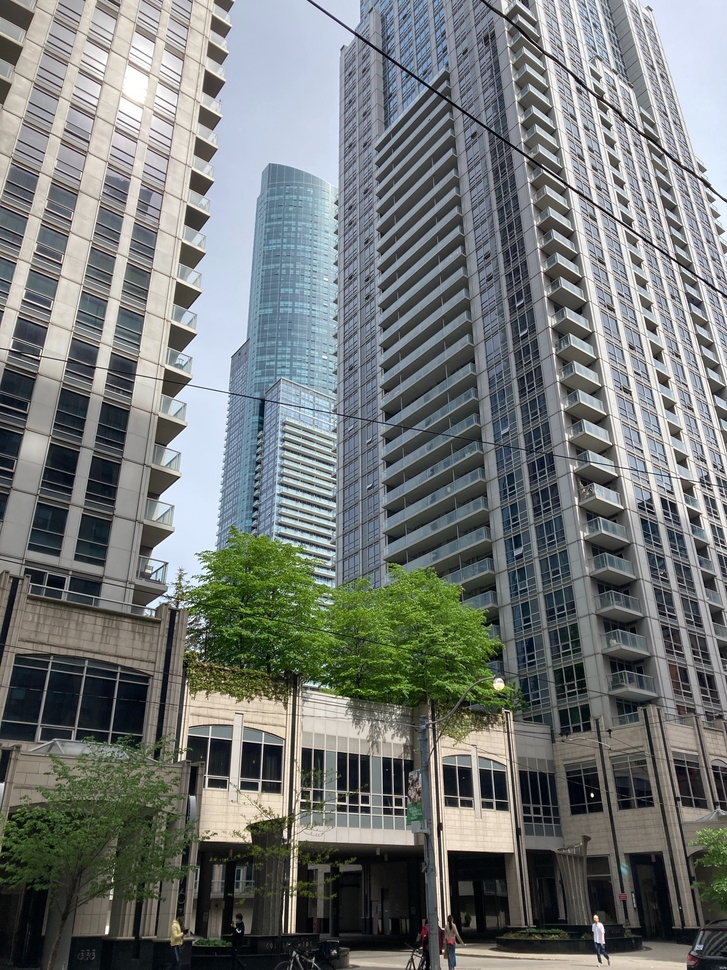
#> input picture image-processing/pillow/images/cc_tc_pb3.jpg, 727 x 970 px, shrunk from 3024 x 4032 before the run
$ python conv_l_b.py
#> lines starting #> are read from the running program, lines starting #| are printed output that depends on the picture; after the words box and inside, x2 and y2 are one past the last pixel; in counts of white or black regions, pixels touching at a corner belong together
from PIL import Image

img = Image.open("images/cc_tc_pb3.jpg")
#> img is the input picture: PIL image 727x970 RGB; mean R, G, B 115.2, 119.7, 117.8

gray_img = img.convert("L")
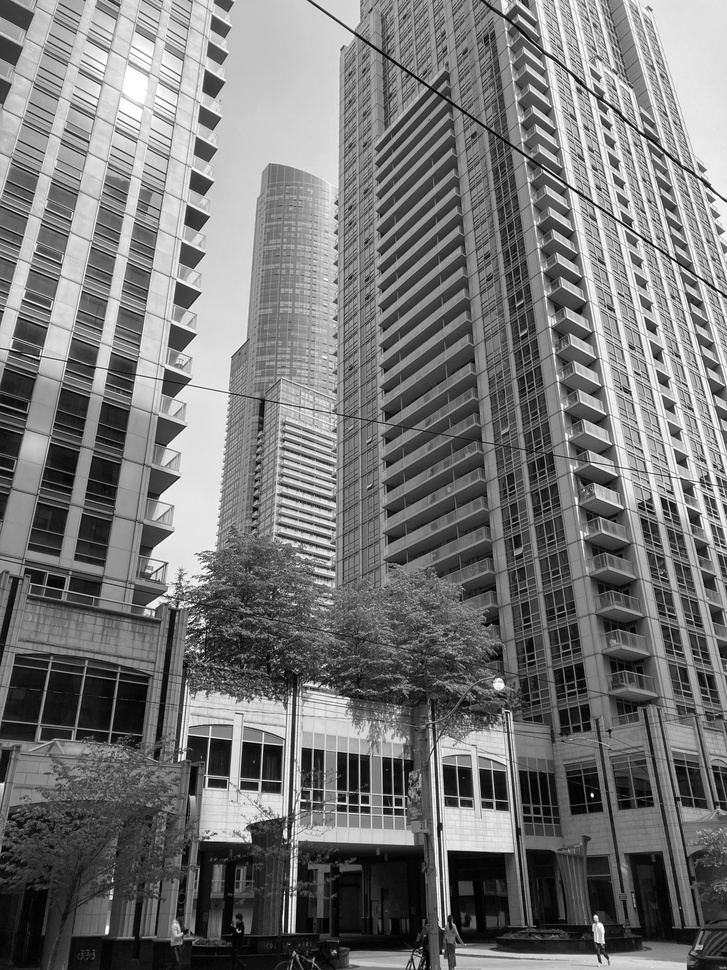
#> gray_img: PIL image 727x970 L; min 0, max 255, mean 118.1
pixels = gray_img.load()
threshold = 128

for i in range(img.width):
    for j in range(img.height):
        gray_value = pixels[i, j]
        bin_value = 255 if gray_value >= threshold else 0
        pixels[i, j] = bin_value

gray_img.save("images/cc_tc_pb3_gray.jpg")
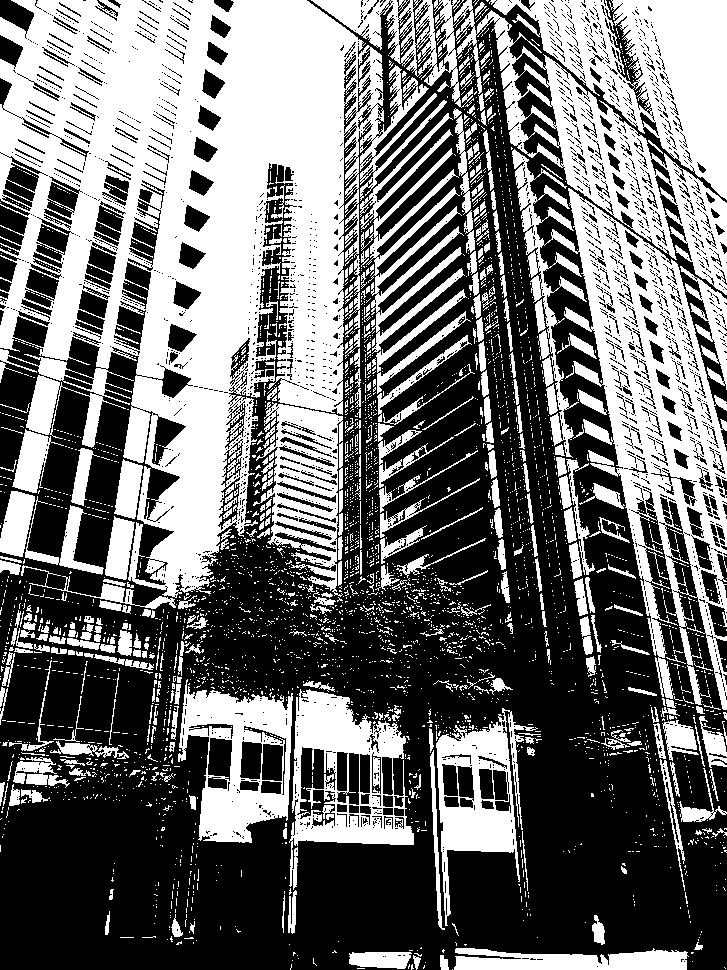
#> saved as cc_tc_pb3_gray.jpg: PIL image 727x970 L; 43.9% white; 3699 white regions (3315 under 20 px), largest, box (x1, y1, x2, y2) and area: (0, 0, 447, 598) 127951, (512, 149, 727, 710) 36028, (311, 0, 727, 295) 22212

$ run again, with image-processing/pillow/images/ajuste_bilho7.jpg copied over image-processing/pillow/images/cc_tc_pb3.jpg
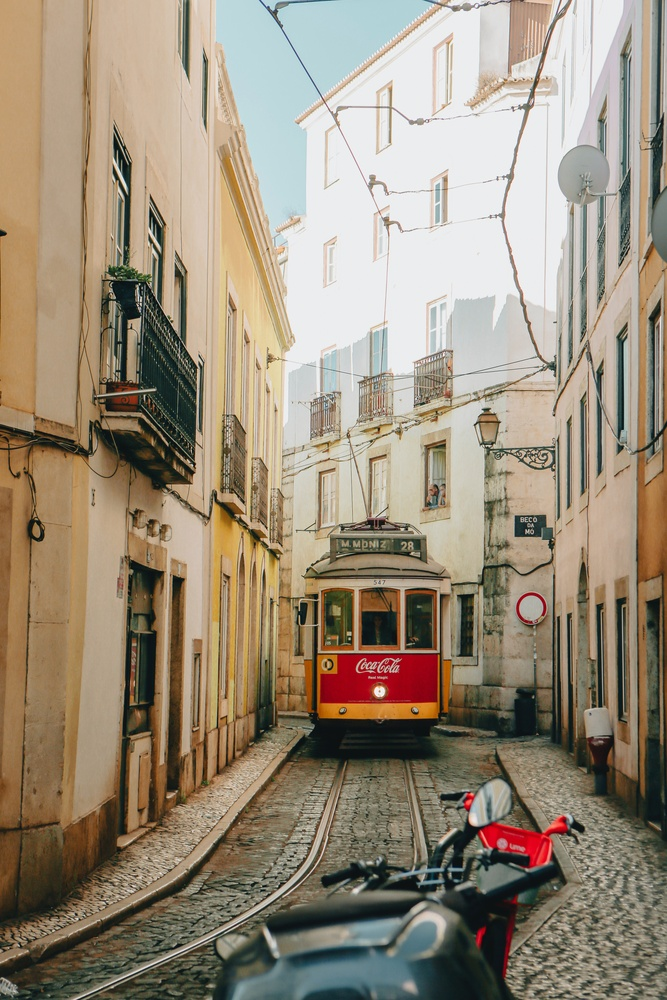
#> input picture image-processing/pillow/images/ajuste_bilho7.jpg, 667 x 1000 px, shrunk from 3763 x 5644 before the run
#> img is the input picture: PIL image 667x1000 RGB; mean R, G, B 153.5, 140.9, 122
#> `gray_img = img.convert("L")`:
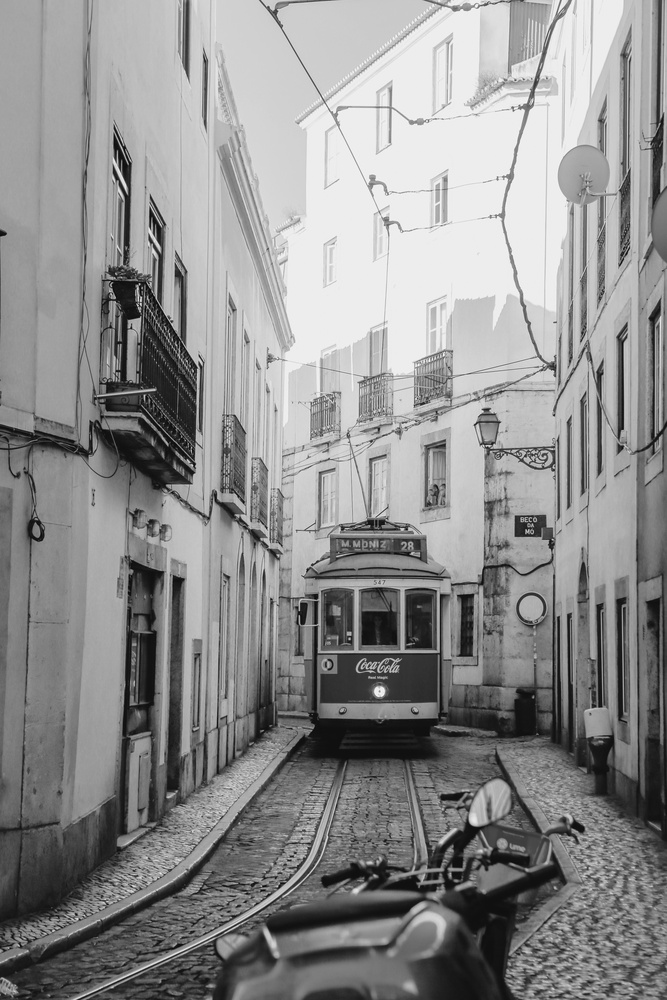
#> gray_img: PIL image 667x1000 L; min 1, max 254, mean 142.5
#> `gray_img.save("images/cc_tc_pb3_gray.jpg")`:
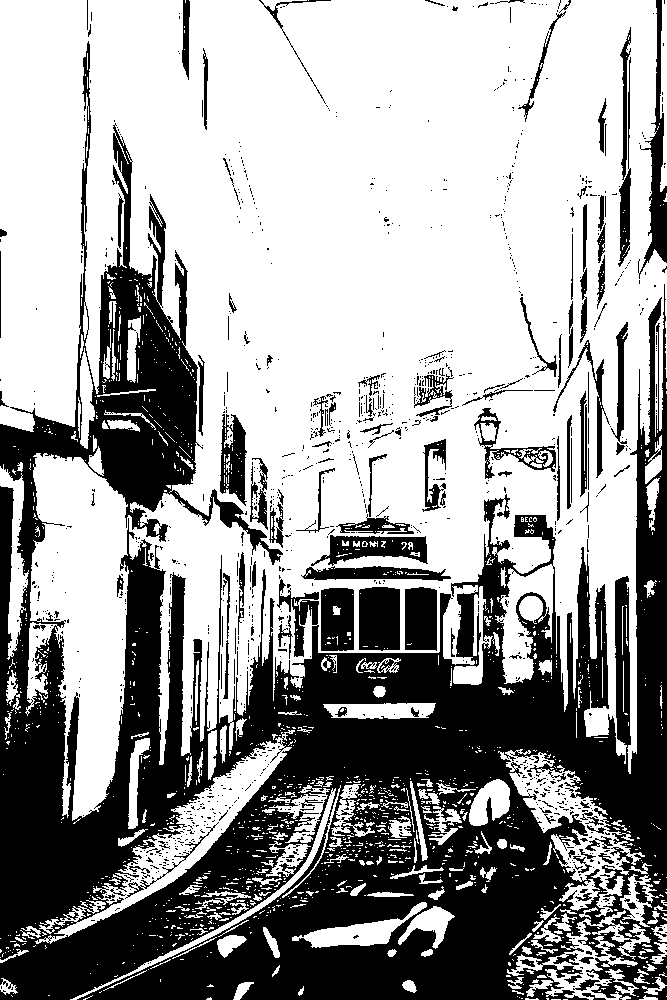
#> saved as cc_tc_pb3_gray.jpg: PIL image 667x1000 L; 62% white; 1173 black regions (1038 under 20 px), largest, box (x1, y1, x2, y2) and area: (0, 41, 667, 1000) 218152, (359, 587, 400, 651) 2537, (638, 0, 667, 279) 2479

$ run again, with image-processing/pillow/images/filtro_mediana5.jpg copied over image-processing/pillow/images/cc_tc_pb3.jpg
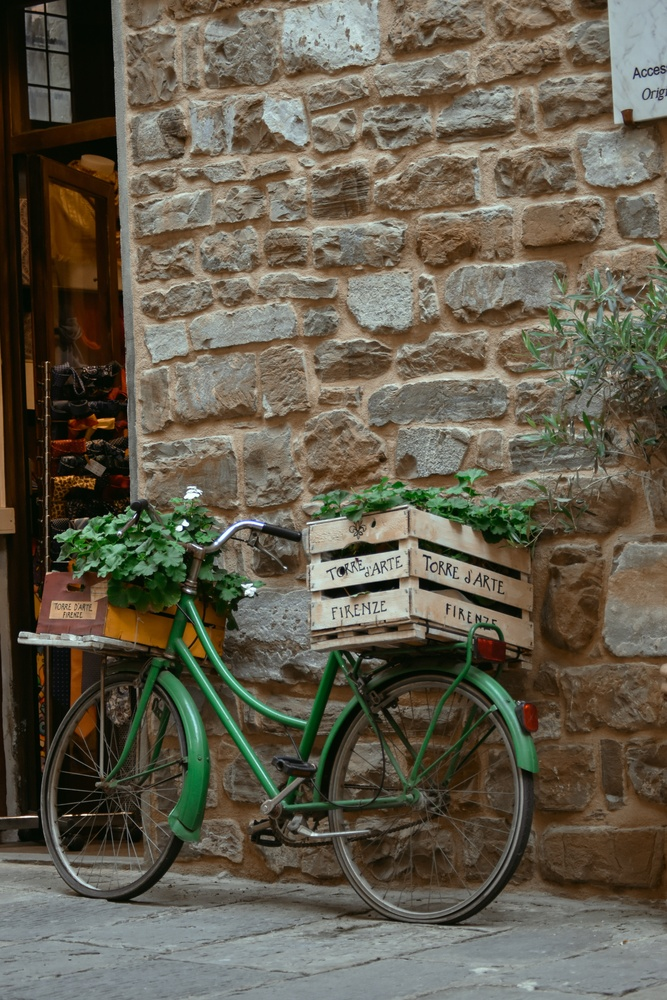
#> input picture image-processing/pillow/images/filtro_mediana5.jpg, 667 x 1000 px, shrunk from 3301 x 4952 before the run
#> img is the input picture: PIL image 667x1000 RGB; mean R, G, B 99.1, 92.8, 77.2
#> `gray_img = img.convert("L")`:
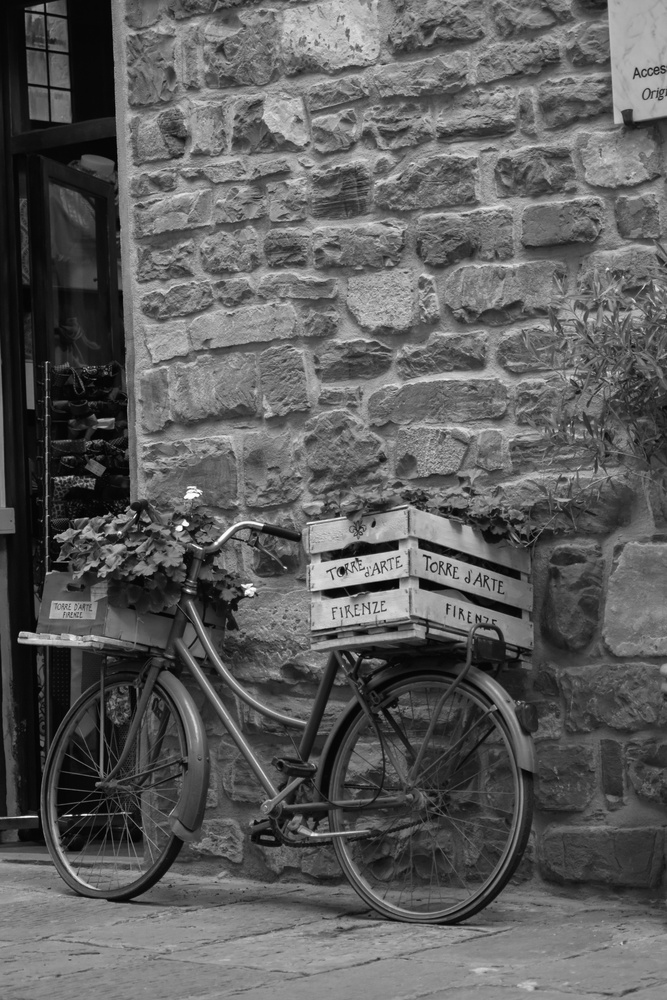
#> gray_img: PIL image 667x1000 L; min 0, max 254, mean 92.9
#> `gray_img.save("images/cc_tc_pb3_gray.jpg")`:
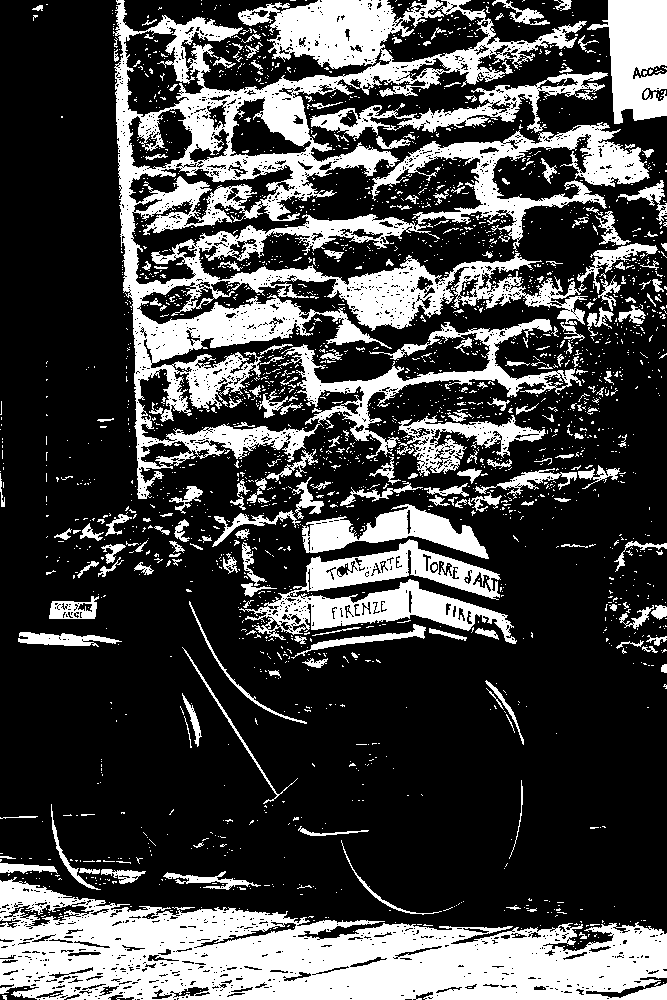
#> saved as cc_tc_pb3_gray.jpg: PIL image 667x1000 L; 27.8% white; 2403 white regions (2190 under 20 px), largest, box (x1, y1, x2, y2) and area: (113, 0, 650, 499) 76947, (0, 877, 667, 1000) 48470, (239, 539, 517, 644) 10888
